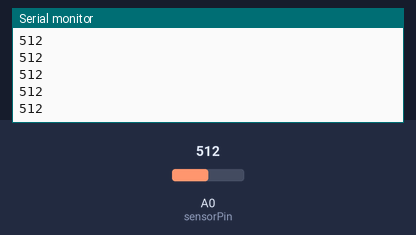
A sketch run on a simulated Arduino Uno, built with avr-gcc and run on an emulated ATmega328P. Shown: the last lines printed to the serial monitor. The test bench sets the inputs (shaded band); at power-on: A0 (sensorPin) = 512.

Above: at 1.2 s.
1.3 s: A0 (sensorPin) set to 716
At 1.32 s:
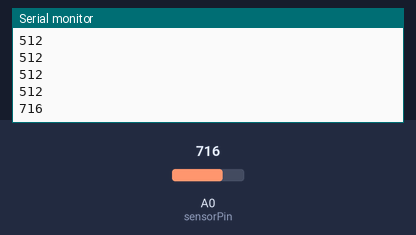
2.8 s: A0 (sensorPin) set to 900
At 2.83 s:
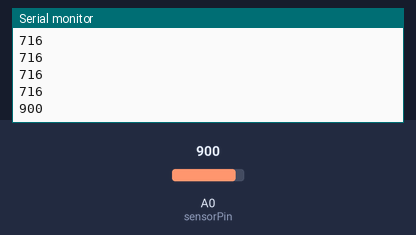
Timing chart, 0 to 5.8 s (numbered marks = the images above; inputs shaded):
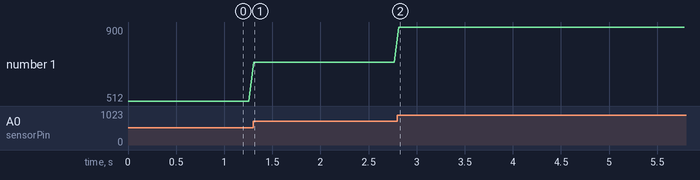

The sketch:

pressure.ino
```cpp
const uint8_t sensorPin = A0;

void setup() {
  Serial.begin(115200);
  pinMode(sensorPin, INPUT);
}

void loop() {
  uint16_t read = analogRead(sensorPin);
  Serial.println(read);
  delay(50);
}
```

Measured:
- after the input at 1.3 s, the serial monitor: prints a new line at once (image 1)
- after the input at 2.8 s, the serial monitor: prints a new line at once (image 2)
- plotted number 1: 512 → 716 after the input at 1.3 s, 716 → 900 after the input at 2.8 s
